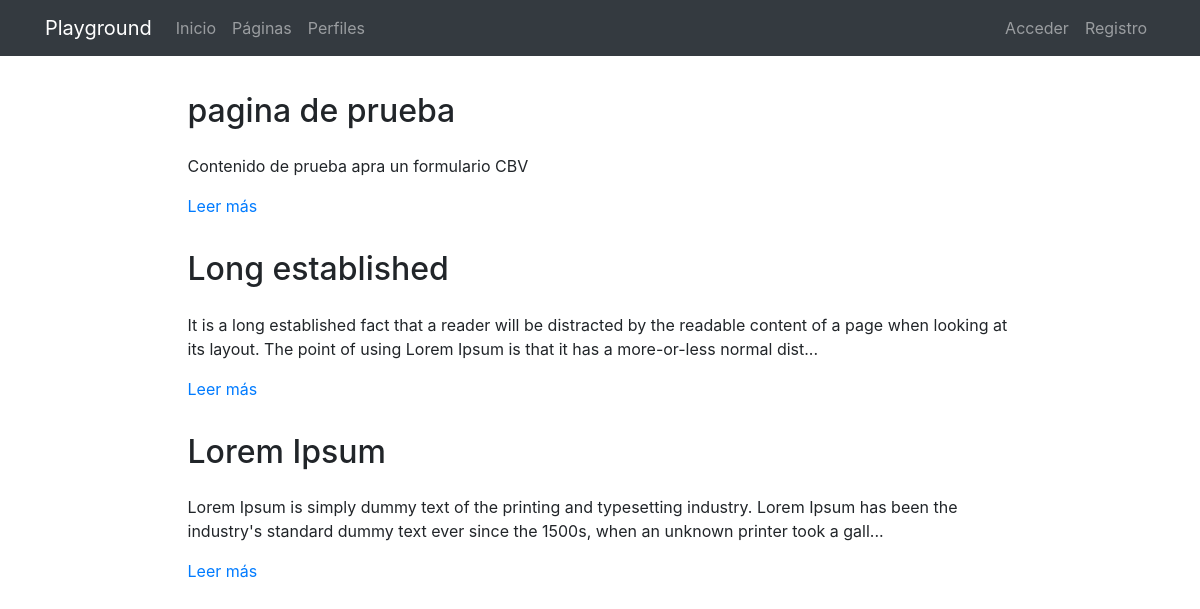
The page /pages/ on the database its author committed.
### pages/models.py (models this page shows, shortened)
class Page(models.Model):
    title = models.CharField(verbose_name="Título", max_length=200)
    content = RichTextField(verbose_name="Contenido")
    order = models.SmallIntegerField(verbose_name="Orden", default=0)
    created = models.DateTimeField(auto_now_add=True, verbose_name="Fecha de creación")
    updated = models.DateTimeField(auto_now=True, verbose_name="Fecha de edición")
    class Meta:
        verbose_name = "página"
        verbose_name_plural = "páginas"
        ordering = ['order', 'title']

### pages/views.py (the view)
# urls.py: path('', PageListView.as_view(), name='pages'),
class PageListView(ListView):
    model = Page

### pages/templates/pages/page_list.html (shortened to what this page needs)
{% extends 'core/base.html' %}
{% load static %}
{% block content %}
{% include 'pages/includes/pages_menu.html' %}
<main role="main">
  <div class="container mb-4">
    {% for page in page_list|dictsort:"id" reversed %}
      <div class="row mt-3">
        <div class="col-md-9 mx-auto">
          <h2 class="mb-4">{{page.title}}</h2>
          <div>
            <p>{{page.content|striptags|safe|truncatechars:"200"}}</p>
            <p><a href="{% url 'pages:page' page.id page.title|slugify %}">Leer más</a>
            </p>
          </div>
        </div>
      </div>
    {% endfor %}
  </div>
</main>
{% endblock %}

### core/static/core/css/main.css (style rules this page uses)
main { padding-top: 20px; }
:root { --jumbotron-padding-y: 3rem; }

### rows shown on the page
Page: title "pagina de prueba", content "Contenido de prueba apra un formulario CBV"
Page: title "Long established", content "It is a long established fact that a reader will be distracted by the readable content of a page when looking at its layout. The point of using Lorem Ipsum is that it has a more-or-less normal dist..."
Page: title "Lorem Ipsum", content "Lorem Ipsum is simply dummy text of the printing and typesetting industry. Lorem Ipsum has been the industry's standard dummy text ever since the 1500s, when an unknown printer took a gall..."
